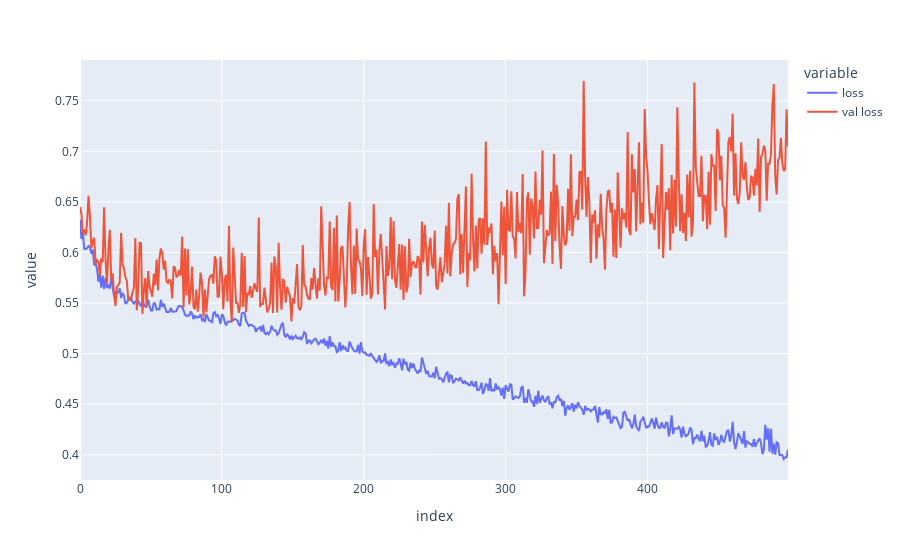

The code cell stored with this chart in its notebook:
### Code cell
fig = px.line({'loss': loss_graph, 'val loss': val_loss_graph})
fig.show()

### Figure 1 — Plotly figure (JSON) as saved in the notebook; plotly's stock layout.template omitted (floating-point values rounded to 4 significant figures; data arrays with more than 128 entries replaced by an {"elided": "..."} marker saying what was removed)
{"data": [{"hovertemplate": "variable=loss<br>index=%{x}<br>value=%{y}<extra></extra>", "legendgroup": "loss", "line": {"color": "#636efa", "dash": "solid"}, "marker": {"symbol": "circle"}, "mode": "lines", "name": "loss", "orientation": "v", "showlegend": true, "type": "scatter", "x": {"elided": "500 int values"}, "xaxis": "x", "y": {"elided": "500 float values"}, "yaxis": "y"}, {"hovertemplate": "variable=val loss<br>index=%{x}<br>value=%{y}<extra></extra>", "legendgroup": "val loss", "line": {"color": "#EF553B", "dash": "solid"}, "marker": {"symbol": "circle"}, "mode": "lines", "name": "val loss", "orientation": "v", "showlegend": true, "type": "scatter", "x": {"elided": "500 int values"}, "xaxis": "x", "y": {"elided": "500 float values"}, "yaxis": "y"}], "layout": {"legend": {"title": {"text": "variable"}, "tracegroupgap": 0}, "margin": {"t": 60}, "xaxis": {"anchor": "y", "domain": [0, 1], "title": {"text": "index"}}, "yaxis": {"anchor": "x", "domain": [0, 1], "title": {"text": "value"}}}}
